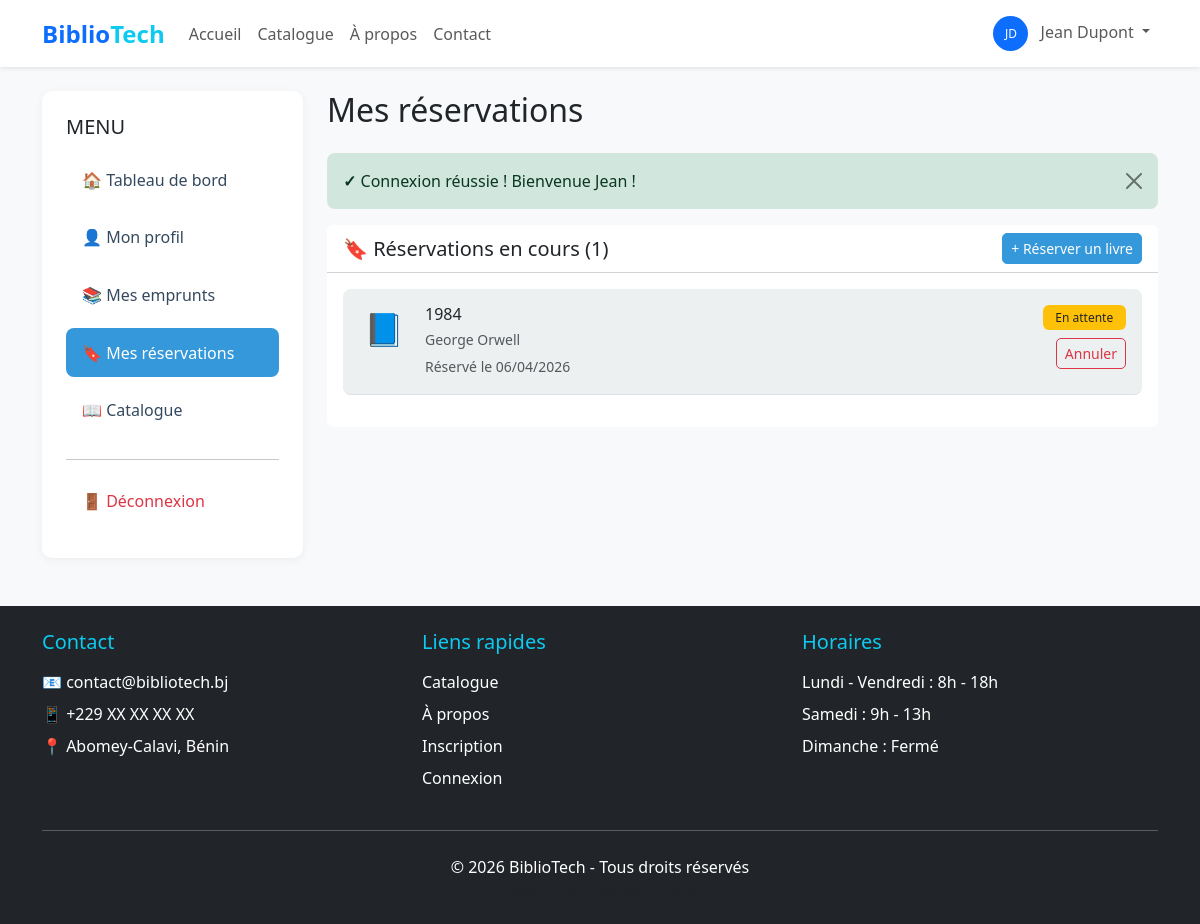
Screenshot of /frontend/membre/reservations.php (signed in) with the database file from the repository.
### tables this page shows
CREATE TABLE reservations (
    id INT PRIMARY KEY AUTO_INCREMENT,
    utilisateur_id INT NOT NULL,
    livre_id INT NOT NULL,
    date_reservation DATETIME DEFAULT CURRENT_TIMESTAMP,
    statut ENUM('en_attente', 'disponible', 'annulee', 'traitee') DEFAULT 'en_attente',
    date_expiration DATE,  
    created_at TIMESTAMP DEFAULT CURRENT_TIMESTAMP,
    updated_at TIMESTAMP DEFAULT CURRENT_TIMESTAMP ON UPDATE CURRENT_TIMESTAMP,
    FOREIGN KEY (utilisateur_id) REFERENCES utilisateurs(id) ON DELETE CASCADE,
    FOREIGN KEY (livre_id) REFERENCES livres(id) ON DELETE CASCADE,
    INDEX idx_utilisateur (utilisateur_id),
    INDEX idx_livre (livre_id),
    INDEX idx_statut (statut)
);

CREATE TABLE livres (
    id INT PRIMARY KEY AUTO_INCREMENT,
    titre VARCHAR(255) NOT NULL,
    auteur VARCHAR(150) NOT NULL,
    isbn VARCHAR(20) UNIQUE,
    categorie_id INT NOT NULL,
    description TEXT,
    image_couverture VARCHAR(255),
    nombre_exemplaires INT DEFAULT 1,
    exemplaires_disponibles INT DEFAULT 1,
    date_ajout DATE DEFAULT (CURRENT_DATE),
    created_at TIMESTAMP DEFAULT CURRENT_TIMESTAMP,
    updated_at TIMESTAMP DEFAULT CURRENT_TIMESTAMP ON UPDATE CURRENT_TIMESTAMP,
    FOREIGN KEY (categorie_id) REFERENCES categories(id) ON DELETE RESTRICT,
    INDEX idx_titre (titre),
    INDEX idx_auteur (auteur),
    INDEX idx_isbn (isbn),
    INDEX idx_categorie (categorie_id)
);

### frontend/membre/reservations.php (the view, shortened to what this page needs)
<?php
require_once '../../backend/init.php';
$user = getUtilisateurConnecte();
$database = new Database();
$db = $database->getConnection();
$query_actives = "SELECT r.id, r.date_reservation, r.statut, r.date_expiration,
                         l.titre, l.auteur, l.image_couverture
                  FROM reservations r
                  JOIN livres l ON r.livre_id = l.id
                  WHERE r.utilisateur_id = :user_id AND r.statut IN ('en_attente', 'disponible')
                  ORDER BY r.date_reservation DESC";
$stmt = $db->prepare($query_actives);
$stmt->bindParam(':user_id', $user['id']);
$stmt->execute();
$reservations_actives = $stmt->fetchAll(PDO::FETCH_ASSOC);
?>
<!DOCTYPE html>
<html lang="fr">
<head>
    <link href="https://cdn.jsdelivr.net/npm/bootstrap@5.3.0/dist/css/bootstrap.min.css" rel="stylesheet">
    <link rel="stylesheet" href="../assets/css/style.css">
</head>
<body class="bg-light">
    <?php include '../includes/header.php'; ?>
    <div class="container my-4">
        <div class="row">
            <div class="col-md-3">
                <div class="sidebar">
                    <h5 class="mb-3">MENU</h5>
                    <nav class="nav flex-column">
                        <a class="nav-link" href="dashboard.php">🏠 Tableau de bord</a>
                        <a class="nav-link" href="profil.php">👤 Mon profil</a>
                        <a class="nav-link" href="emprunts.php">📚 Mes emprunts</a>
                        <a class="nav-link active" href="reservations.php">🔖 Mes réservations</a>
                        <a class="nav-link" href="../catalogue.php">📖 Catalogue</a>
                        <hr>
                        <a class="nav-link text-danger" href="../deconnexion.php">🚪 Déconnexion</a>
                    </nav>
                </div>
            </div>
            <div class="col-md-9">
                <h2 class="mb-4">Mes réservations</h2>
                <?php echo afficherMessage(); ?>
                <div class="card mb-4">
                    <div class="card-header bg-white d-flex justify-content-between align-items-center">
                        <h5 class="mb-0">🔖 Réservations en cours (<?php echo count($reservations_actives); ?>)</h5>
                        <a href="../catalogue.php" class="btn btn-sm btn-primary">+ Réserver un livre</a>
                    </div>
                    <div class="card-body">
                        <?php if (empty($reservations_actives)): ?>
                        <div class="text-center py-4">
                            <span style="font-size: 3rem;">📚</span>
                            <p class="text-muted mt-2 mb-0">Aucune réservation en cours.</p>
                            <a href="../catalogue.php" class="btn btn-primary mt-3">Parcourir le catalogue</a>
                        </div>
                        <?php else: ?>
                        <?php foreach ($reservations_actives as $res): ?>
                        <div class="book-item mb-3 pb-3 border-bottom">
                            <div class="d-flex justify-content-between align-items-start">
                                <div class="d-flex">
                                    <div class="me-3 text-center" style="width:50px;">
                                        <span style="font-size: 2rem;">📘</span>
                                    </div>
                                    <div>
                                        <h6 class="mb-1"><?php echo htmlspecialchars($res['titre']); ?></h6>
                                        <p class="text-muted small mb-1"><?php echo htmlspecialchars($res['auteur']); ?></p>
                                        <small class="text-muted">Réservé le <?php echo formaterDate($res['date_reservation']); ?></small>
                                    </div>
                                </div>
                                <div class="d-flex flex-column align-items-end gap-2">
                                    <?php if ($res['statut'] === 'en_attente'): ?>
                                        <span class="badge bg-warning text-dark">En attente</span>
                                        <form method="POST" onsubmit="return confirm('Annuler cette réservation ?')">
                                            <button type="submit" name="annuler_reservation" class="btn btn-sm btn-outline-danger">Annuler</button>
                                        </form>
                                    <?php elseif ($res['statut'] === 'disponible'): ?>
                                        <span class="badge bg-success">Disponible !</span>
                                        <small class="text-muted text-end" style="max-width:150px;">Présentez-vous à la bibliothèque</small>
                                    <?php endif; ?>
                                </div>
                            </div>
                        </div>
                        <?php endforeach; ?>
                        <?php endif; ?>
                    </div>
                </div>
            </div>
        </div>
    </div>
    <?php include '../includes/footer.php'; ?>
</body>
</html>

### frontend/assets/css/style.css (style rules this page uses)
:root { --primary: #2C3E50; --secondary: #3498DB; --accent: #E67E22; --success: #27AE60; --danger: #E74C3C; --warning: #F39C12; --info: #3498DB; --light: #ECF0F1; --dark: #34495E; }
body { font-family: 'Segoe UI', Tahoma, Geneva, Verdana, sans-serif; }
.card { transition: transform 0.3s, box-shadow 0.3s; border: none; }
.btn { border-radius: 5px; font-weight: 500; transition: all 0.3s; }
.btn-primary { background-color: var(--secondary); border-color: var(--secondary); }
.badge { padding: 0.4rem 0.8rem; font-weight: 500; }
.sidebar { background: white; border-radius: 10px; padding: 1.5rem; box-shadow: 0 2px 10px rgba(0,0,0,0.05); }
.sidebar .nav-link { color: var(--dark); border-radius: 8px; padding: 0.8rem 1rem; margin-bottom: 0.5rem; transition: all 0.3s; }
.sidebar .nav-link.active { background-color: var(--secondary); color: white; }
.book-item { background: var(--light); border-radius: 8px; padding: 1rem; transition: all 0.3s; }

### rows the page displays
reservations: livre.titre "1984", livre.auteur "George Orwell", date_reservation "06/04/2026"

### other values shown
substr($user['prenoms'], 0, 1) . substr($user['nom'], 0, 1) "JD"
$user['prenoms'] . ' ' . $user['nom'] "Jean Dupont"
$icon "✓"
$msg['message'] "Connexion réussie ! Bienvenue Jean !"
count($reservations_actives) "1"
